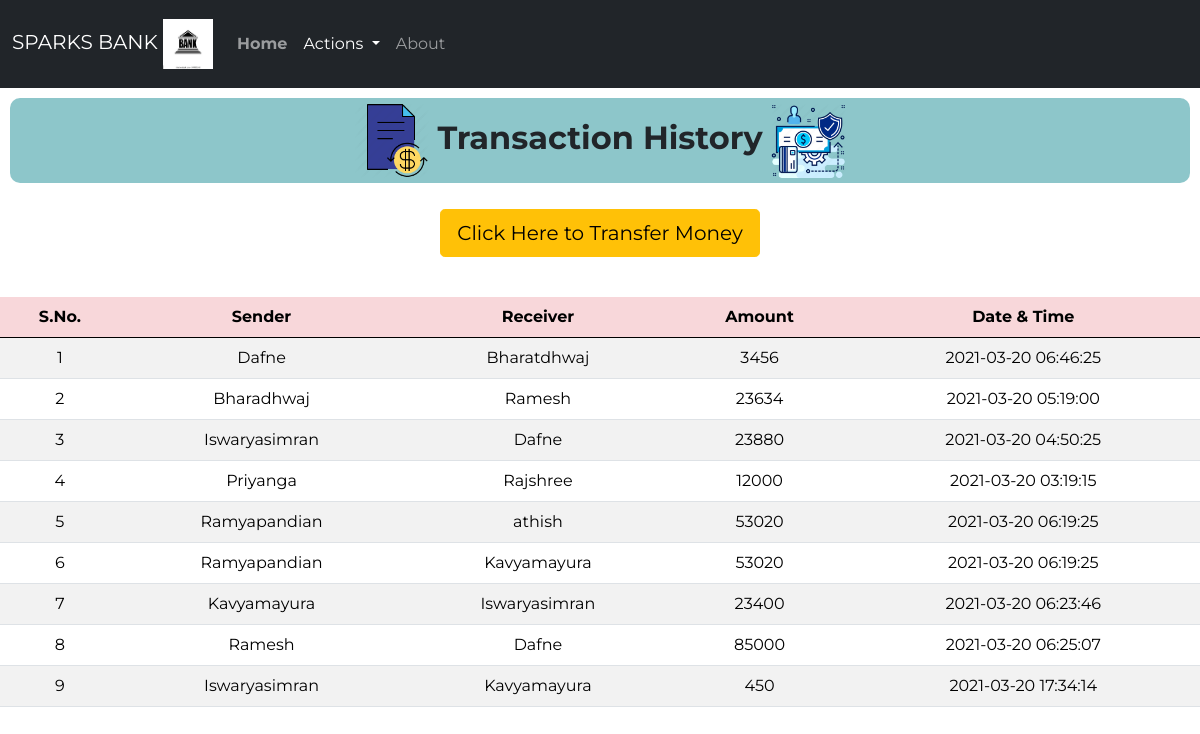
The page /history.php on the database its author committed.
### tables this page shows
CREATE TABLE `transaction` (
  `sno` int(3) NOT NULL,
  `sender` text NOT NULL,
  `receiver` text NOT NULL,
  `balance` int(8) NOT NULL,
  `datetime` datetime NOT NULL DEFAULT current_timestamp()
);

### history.php (the view, shortened to what this page needs)
<!doctype html>
<html lang="en">
<head>
    <link href="https://cdn.jsdelivr.net/npm/bootstrap@5.0.0-beta1/dist/css/bootstrap.min.css" rel="stylesheet"
>
    <link rel="stylesheet" href="css/style3.css">
</head>
<body>
    <nav class="navbar py-2 navbar-expand-lg navbar-dark bg-dark">
        <div class="container-fluid">
        <a class="navbar-brand" href="#">SPARKS BANK <img src="logos/logo.webp" alt="Bank" width="50" height="50"></a>
            <div class="collapse navbar-collapse" id="navbarSupportedContent">
                <ul class="navbar-nav me-auto mb-8 mb-lg-0">
                    <li class="nav-item py-3">
                        <a class="nav-link" aria-current="page" href="index.php"><strong>Home</strong></a>
                    </li>
                    <li class="nav-item dropdown py-3">
                        <a class="nav-link dropdown-toggle active" href="#" id="navbarDropdown" role="button"
                            data-bs-toggle="dropdown" aria-expanded="false">
                            Actions
                        </a>
                    </li>
                    <li class="nav-item py-3">
                        <a class="nav-link" href="index.php">About</a>
                    </li>
                </ul>
            </div>
        </div>
    </nav>
<class class="welcome">
        <h2>
            <img src="logos/t1.png" alt="Bank" width="75" height="75" style="font-weight: bold;"> <strong>Transaction History</strong> <img
                src="logos/t2.webp" alt="Bank" width="75" height="75">
        </h2>
    </class>
<div class="d-grip gap-2 col-6 mx-auto text-center p-3 mb-2">
    <a href="money.php"><button type="button" class="btn btn-warning btn-lg mb-3">Click Here to Transfer Money</button></a>
</div>
       <div class="table-responsive-sm">
    <table class="table table-hover table-striped">
        <thead style="color : black;" class="table-danger">
            <tr>
                <th class="text-center">S.No.</th>
                <th class="text-center">Sender</th>
                <th class="text-center">Receiver</th>
                <th class="text-center">Amount</th>
                <th class="text-center">Date & Time</th>
            </tr>
        </thead>
        <tbody>
        <?php
include 'connect.php';
$sql ="SELECT * FROM transaction";
$query =mysqli_query($conn, $sql);
while($rows = mysqli_fetch_assoc($query))
{
?>
<tr style="color : black;">
            <td class="text-center py-2"><?php echo $rows['sno']; ?></td>
            <td class="text-center py-2"><?php echo $rows['sender']; ?></td>
            <td class="text-center py-2"><?php echo $rows['receiver']; ?></td>
            <td class="text-center py-2"><?php echo $rows['balance']; ?> </td>
            <td class="text-center py-2"><?php echo $rows['datetime']; ?> </td>
        <?php
}
        ?>
        </tbody>
    </table>
    </div>
</body>
</html>

### css/style3.css (style rules this page uses)
* { font-family: 'Montserrat', sans-serif; }
.welcome h2 { margin: 10px; padding: 5px; text-align: center; background-color:rgba(141, 198, 202, 0.993) ; border-radius: 10px; }

### rows shown on the page
transaction: sno "1", sender "Dafne", receiver "Bharatdhwaj", balance "3456", datetime "2021-03-20 06:46:25"
transaction: sno "2", sender "Bharadhwaj", receiver "Ramesh", balance "23634", datetime "2021-03-20 05:19:00"
transaction: sno "3", sender "Iswaryasimran", receiver "Dafne", balance "23880", datetime "2021-03-20 04:50:25"
transaction: sno "4", sender "Priyanga", receiver "Rajshree", balance "12000", datetime "2021-03-20 03:19:15"
transaction: sno "5", sender "Ramyapandian", receiver "athish", balance "53020", datetime "2021-03-20 06:19:25"
transaction: sno "6", sender "Ramyapandian", receiver "Kavyamayura", balance "53020", datetime "2021-03-20 06:19:25"
transaction: sno "7", sender "Kavyamayura", receiver "Iswaryasimran", balance "23400", datetime "2021-03-20 06:23:46"
transaction: sno "8", sender "Ramesh", receiver "Dafne", balance "85000", datetime "2021-03-20 06:25:07"
transaction: sno "9", sender "Iswaryasimran", receiver "Kavyamayura", balance "450", datetime "2021-03-20 17:34:14"
